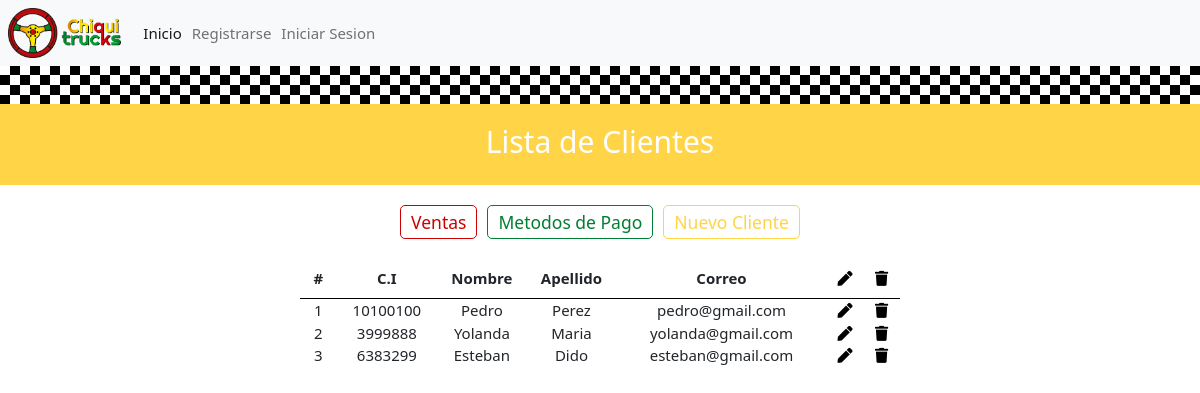
/clients/, run on the app's committed database.
### clients/models.py (models this page shows, shortened)
class Client(models.Model):
    first_name = models.CharField(max_length=50, blank=False)
    last_name = models.CharField(max_length=50, blank=False)
    personal_id = models.IntegerField(unique=True, blank=False)
    email = models.EmailField(unique=True, blank=True)

### clients/views.py (the view)
# urls.py: path('', views.ClientListView.as_view(),name='client_list'),
class ClientListView(ListView):
    model = Client
    def get_queryset(self):
        return Client.objects.all()

### clients/templates/clients/client_list.html
{% extends 'mainapp/base.html' %}
{% block content %}
            <div class='flag'></div>
            <div class="header yellow-header">
                <h1>Lista de Clientes</h1>
            </div>
            <div class='button-row'>
                <a href="{% url 'sales:sales_list' %}"><button class="btn-std btn-red">Ventas</button></a>
                <a href="{% url 'sales:payment_methods' %}"><button class="btn-std btn-green">Metodos de Pago</button></a>
                <a href="{% url 'clients:client_new' %}"><button class="btn-std btn-yellow">Nuevo Cliente</button></a>
             </div>
            <div class="content">
                <table class='main-table'>
                    <thead>
                        <th>#</th>
                        <th>C.I</th>
                        <th>Nombre</th>
                        <th>Apellido</th>
                        <th>Correo</th>
                        <th><i class='fa fa-pen icon-head fa-1x'></i></th>
                        <th><i class='fa fa-trash icon-head fa-1x'></th>
                    </thead>
                    {% for client in client_list %}
                    <tr>
                        <td>{{client.pk}}</td>
                        <td>{{client.personal_id}}</td>
                        <td>{{client.first_name}}</td>
                        <td>{{client.last_name}}</td>
                        <td>{{client.email}}</td>
                        <td><a class='link' href="{% url 'clients:client_edit' pk=client.pk %}">
                                <i class='fa fa-pen fa-1x'></i></a>
                        </td>
                        <td><a class='link' href="{% url 'clients:client_remove' pk=client.pk %}">
                                <i class='fa fa-trash fa-1x'></i></a>
                        </td>
                    </tr>
                    {% endfor %}
                </table>
            </div>
{% endblock content %}

### static/chiquitrucks/css/master.css (style rules this page uses)
:root { --main_blue: #0d47a1; --main_light_blue:#4285F4; --main_red:#CC0000; --main_light_red:#ff4444; --main_yellow:#FFD447; --main_light_yellow:#ffbb33; --main_green:#007E33; --main_light_green:#00c851; --main_gray:rgba(0, 0, 0, 0.1); font-family: 'Ubuntu', sans-serif; }
* { margin: 0; padding: 0; box-sizing: border-box; text-align:center; }
html { font-size: 10px; overflow-x: hidden; overflow-y: scroll; }
a { color:black; text-decoration:none; }
.header { display:flex; flex-direction:column; justify-content:center; width:100%; margin:0rem; padding:2rem; }
.yellow-header { background-color:var(--main_yellow); color:white; }
.flag { width: 100%; top: 0; height: 38px; background: repeating-conic-gradient(#000000 0% 25%, rgb(255, 255, 255) 0% 50%) 50% / 20px 20px; margin-bottom: 0rem; }
h1 { font-size:3rem; text-align:center; }
.button-row { display:flex; flex-direction:row; justify-content:center; margin:2rem; font-size:2rem; }
.btn-std { margin: 0rem 0.5rem; padding:0.25rem 1rem; font-size:1.75rem; border-radius:5px; background-color:transparent; }
.btn-green { border: 1px solid var(--main_green); color: var(--main_green); }
.btn-yellow { color: var(--main_yellow); border: 1px solid var(--main_yellow); }
.btn-red { border: 1px solid var(--main_red); color: var(--main_red); }
.content { display:flex; flex-direction:column; justify-content:center; font-size:1.5rem; width: 50vw; margin:2rem auto; padding:0rem; border-radius:5px; }
th { height: 40px; border-bottom: 1.5px solid black; }
td { min-width:25px; height: 20px; }
.fa { color:black; margin: 0rem 0.25rem }
.icon-head { color:black; }
i { color: green; }
i::before { background:transparent; }

### data on the page
Client: pk "1", personal_id "10100100", first_name "Pedro", last_name "Perez", email "pedro@gmail.com"
Client: pk "2", personal_id "3999888", first_name "Yolanda", last_name "Maria", email "yolanda@gmail.com"
Client: pk "3", personal_id "6383299", first_name "Esteban", last_name "Dido", email "esteban@gmail.com"
